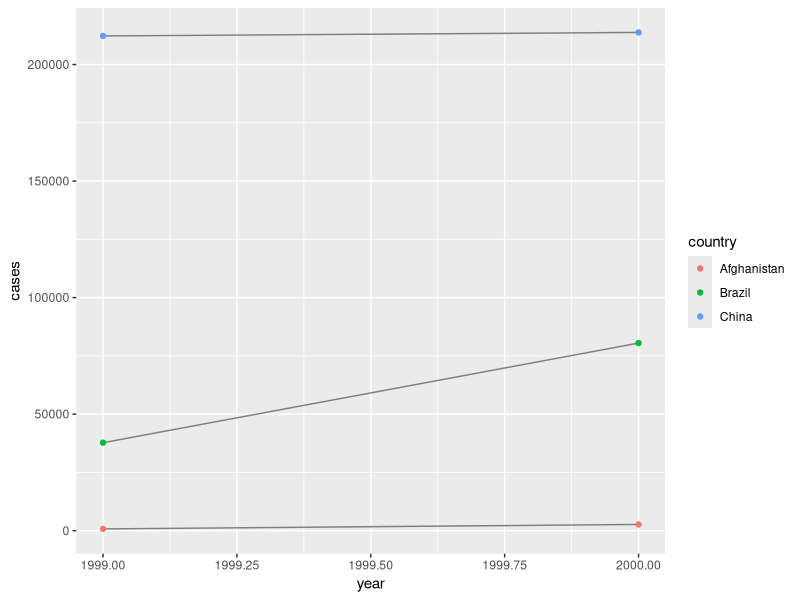
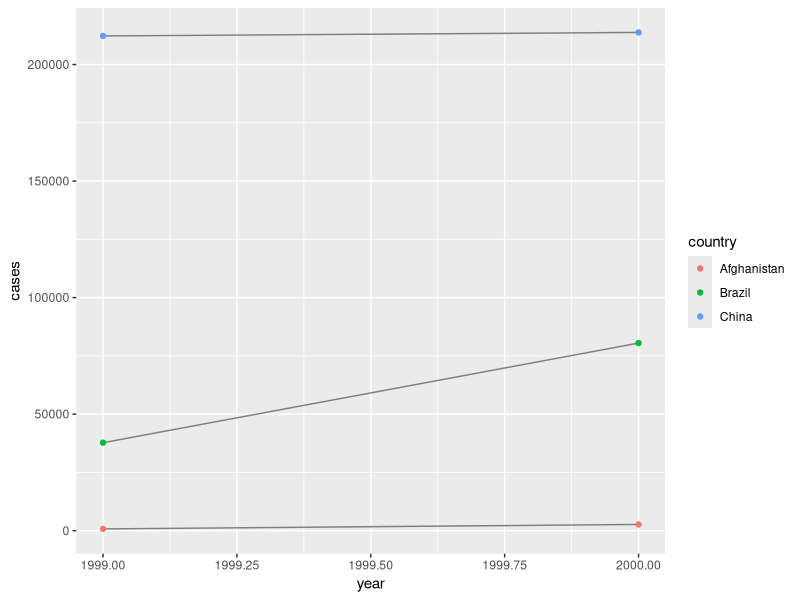
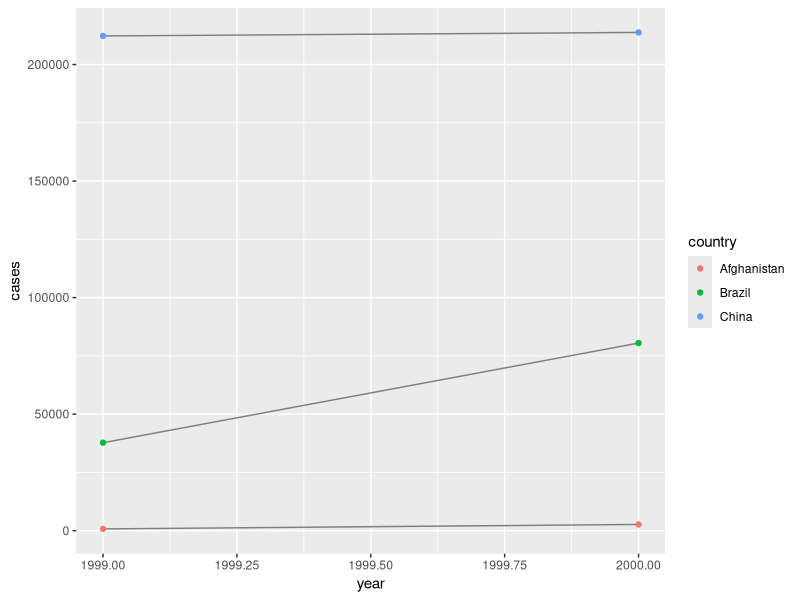
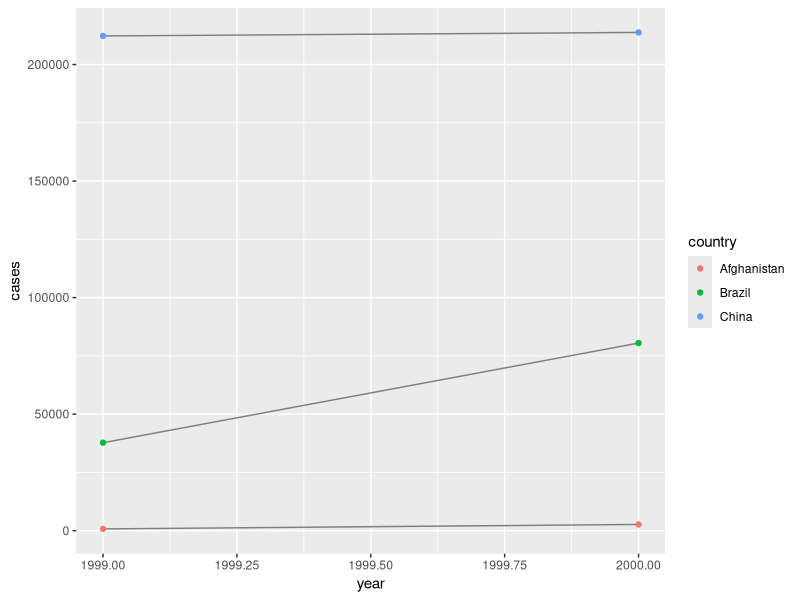

Here is the R script that generated these plots, in order: (Note: this script raises an error after producing the figures.)
# R for Data Science Chapter 9
# Tidy Data with tidyr
# Daniel J. Vera, Ph.D.
library(tidyverse)

table1
table2
table3
table4a
table4b

# Compute rate per 10,000
table1 %>%
  mutate(rate = cases / population * 10000)

# Compute cases per year
table1 %>%
  count(year, wt = cases)

# Visualize changes over time
ggplot(table1, aes(year, cases)) +
  geom_line(aes(group = country), color = "grey50") +
  geom_point(aes(color = country)) # only two years of data

# Exercises 12.2.1 on website:
# http://r4ds.had.co.nz/tidy-data.html#exercises-21

# 1. Using prose, describe how the variables and observations are organised 
# in each of the sample tables.

# First table 1, the tidy data:
table1
# Each variable - country, year, cases, population, is organized by column,
# with each observation on a row and value of a variable for an observation
# in a cell.

# Now table 2:
table2
# Table 2 has the country and year variable in their own column but breaks
# up a single observation across two rows with the third column standing for
# which of the two varialbes of population or cases the row signifies and
# a count column giving the value of either the cases or population variable
# given in the type column. 

# Table 3:
table3
# Table 3 is almost as table1 however the variables cases and population have
# been munged into a new varialbe "rate" in column 3 that is now a string;
# we note that we would have to parse (actually tidyr has a function that can
# handle this called separate, see below) the string to recover the cases and
# population. A better way would be to use dplyr::mutate to create rate from
# table1

# Table 4 is split across two tables...yuk:
table4a
table4b
# The a table gives the cases with the column variables now being years and
# table b gives population instead of cases. 


# 2. Compute the rate for table2, and table4a + table4b. You will need to 
# perform four operations:
#     1. Extract the number of TB cases per country per year.
#     2. Extract the matching population per country per year.
#     3. Divide cases by population, and multiply by 10000.
#     4. Store back in the appropriate place.
# Which representation is easiest to work with? Which is hardest? Why?

# First table2.
table2

# Get the cases out (Extract the number of TB cases per country per year.)
(table2_cases <- table2 %>%
  filter(type == "cases"))

# Get the population out 
# (Extract the matching population per country per year.)
(table2_population <- table2 %>%
    filter(type == "population"))

# Now combine them:
(table2_mod <- tibble(
  country = table2_cases$country,
  year = table2_cases$year,
  cases = table2_cases$count,
  population = table2_population$count
  ))

# CHECK!
table1 == table2_mod
# see section on tidyr::spread for an alternative to deal with the above

# Now compute rate and append to table:
# Divide cases by population, and multiply by 10000.
# Store back in the appropriate place.

(table2_mod <- table2_mod %>%
    mutate(rate = (cases / population) * 10000))

# Now table4a and table4b.
table4a
table4b

# First I combine the tables and create a variable for year,
# cases, and population:

(table4_mod = tibble(
  country = c(table4a$country, table4b$country),
  year = c(rep(colnames(table4a)[2],length(table4a$`1999`)),
           rep(colnames(table4a)[3],length(table4a$`2000`))),
  cases = c(table4a$`1999`, table4a$`2000`),     #4a has cases
  population = c(table4b$`1999`, table4b$`2000`) #4b has population
))
# see section on tidyr::gather for an alternative to deal with the above

# Then I calcualte the rate and store it and then arrange to match
# the other tables:
(table4_mod <- table4_mod %>%
    mutate(rate = (cases / population) * 10000) %>%
    arrange(country))


# 3. Recreate the plot showing change in cases over time using table2 
# instead of table1. What do you need to do first?

# First recall:
table1
ggplot(table1, aes(year, cases)) +
  geom_line(aes(group = country), color = "grey50") +
  geom_point(aes(color = country)) # only two years of data

# We did all the work to get table2 modified to table1 so we can just 
# call ggplot on table2_mod now since the tables are identical:
ggplot(table2_mod, aes(year, cases)) +
  geom_line(aes(group = country), color = "grey50") +
  geom_point(aes(color = country)) # only two years of data

# but suppose we HAD to start wwith table2. Then we just need to look at 
# cases:
table2 %>%
  filter(type == "cases") %>%
  ggplot(aes(year, count)) +
  geom_line(aes(group = country), color = "grey50") +
  geom_point(aes(color = country)) + # only two years of data
  labs(y = "cases")

# tidyr::gather=============================================================
table4a
table4a %>%
  gather(`1999`, `2000`, key = "year", value = "cases")

table4b
table4b %>%
  gather(`1999`, `2000`, key = "year", value = "population")

tidy4a <- table4a %>%
  gather(`1999`, `2000`, key = "year", value = "cases")
tidy4b <- table4b %>%
  gather(`1999`, `2000`, key = "year", value = "population")
left_join(tidy4a, tidy4b)
# tidyr::spread=============================================================
table2
spread(table2, key = type, value = count)

# Exercises 12.3.3 on website:
# http://r4ds.had.co.nz/tidy-data.html#exercises-22

# 1. Why are gather() and spread() not perfectly symmetrical?
# Carefully consider the following example:
stocks <- tibble(
    year = c(2015, 2015, 2016, 2016),
    half = c(1, 2, 1, 2),
    return = c(1.88, 0.59, 0.92, 0.17)
  )

stocks %>% 
  spread(year, return) %>% 
  gather("year", "return", `2015`:`2016`)

# (Hint: look at the variable types and think about column names.)
# Both spread() and gather() have a convert argument. What does it do?

# spread and gather are not perfectly symetricall because column
# type is not transfered between them. Year is a <dbl> in stocks then
# we spread it and it is a variable name <chr>, then we gather it.

# convert: If TRUE will automatically run type.convert on the key column. 
# This is useful if the column names are actually numeric, integer, or 
# logical.


# 2. Why does this code fail?

table4a %>% 
  gather(1999, 2000, key = "year", value = "cases")
#> Error in combine_vars(vars, ind_list): 
#> Position must be between 0 and n
# The first arguments do not have backticks ` so R sees numbers, this
# should work:
table4a %>% 
  gather(`1999`, `2000`, key = "year", value = "cases")

# 3. Why does spreading this tibble fail? How could you add a new column 
# to fix the problem?

people <- tribble(
  ~name,             ~key,    ~value,
  #-----------------|--------|------
  "Phillip Woods",   "age",       45,
  "Phillip Woods",   "height",   186,
  "Phillip Woods",   "age",       50,
  "Jessica Cordero", "age",       37,
  "Jessica Cordero", "height",   156
)

people %>% 
  spread(key, value)
# there are duplicates, e.g. there are two Philip Woods age entries
# row 1 and row 3. We can add an "id" column.
people_mod <- tribble(
  ~name,             ~key,    ~value, ~id, 
  #-----------------|--------|------|-----
  "Phillip Woods",   "age",       45, 1,
  "Phillip Woods",   "height",   186, 1,
  "Phillip Woods",   "age",       50, 2,
  "Jessica Cordero", "age",       37, 3,
  "Jessica Cordero", "height",   156, 3
)
people_mod %>% 
  spread(key, value)
# 4. Tidy the simple tibble below. Do you need to spread or gather it? 
# What are the variables?

preg <- tribble(
  ~pregnant, ~male, ~female,
  "yes",     NA,    10,
  "no",      20,    12
)

# the variables are sex and if pregnant. we need to gather these:
preg %>%
  gather(male, female, key = "sex", value = "count")

# tidyr::seperate===========================================================
table3
table3 %>%
  separate(rate, into = c("cases", "population"))
# OR
table3 %>%
  separate(rate, into = c("cases", "population"), sep = "/")
# not column types in above, to fix we can convert:
table3 %>%
  separate(
    rate,
    into = c("cases", "population"), 
    convert = TRUE
  )
    
table3 %>%
  separate(year, into = c("century", "year"), sep = 2)
# tidyr::unite==============================================================
table5
table5 %>%
  unite(new, century, year)

table5 %>%
  unite(new, century, year, sep = "")
# Exercises 12.2.3 on website:
# http://r4ds.had.co.nz/tidy-data.html#exercises-23

# 1. What do the extra and fill arguments do in separate()? Experiment with 
# the various options for the following two toy datasets.

# extra: 
# If sep is a character vector, this controls what happens when 
# there are too many pieces. There are three valid options:
# "warn" (the default): emit a warning and drop extra values.
# "drop": drop any extra values without a warning.
# "merge": only splits at most length(into) times

# fill:	
# If sep is a character vector, this controls what happens when 
# there are not enough pieces. There are three valid options:
# "warn" (the default): emit a warning and fill from the right
# "right": fill with missing values on the right
# "left": fill with missing values on the left
tibble(x = c("a,b,c", "d,e,f,g", "h,i,j")) %>% 
  separate(x, c("one", "two", "three"))

tibble(x = c("a,b,c", "d,e,f,g", "h,i,j")) %>% 
  separate(x, c("one", "two", "three"), extra = "warn")

tibble(x = c("a,b,c", "d,e,f,g", "h,i,j")) %>% 
  separate(x, c("one", "two", "three"), extra = "drop")

tibble(x = c("a,b,c", "d,e,f,g", "h,i,j")) %>% 
  separate(x, c("one", "two", "three"), extra = "merge")

tibble(x = c("a,b,c", "d,e", "f,g,i")) %>% 
  separate(x, c("one", "two", "three"))

tibble(x = c("a,b,c", "d,e", "f,g,i")) %>% 
  separate(x, c("one", "two", "three"), fill = "warn")

tibble(x = c("a,b,c", "d,e", "f,g,i")) %>% 
  separate(x, c("one", "two", "three"), fill = "right")

tibble(x = c("a,b,c", "d,e", "f,g,i")) %>% 
  separate(x, c("one", "two", "three"), fill = "left")

# 2. Both unite() and separate() have a remove argument. What does it do? 
# Why would you set it to FALSE?

# ?unite
# If TRUE removes input columns from output data frame, you would want it
# FALSE if you wanted to see orignal variable from original column.


# Compare and contrast separate() and extract(). Why are there three 
# variations of separation (by position, by separator, and with groups), 
# but only one unite?

# ?extract
# extract uses regular expression with 'capturing groups' and turns each
# group into a new column. from jrnold's github:
# In unite it is unambigous since it is many columns to one, and once the 
# columns are specified, there is only one way to do it, the only choice is 
# the sep. In separate, it is one to many, and there are multiple ways to 
# split the character string.

# Missing Values============================================================
stocks <- tibble(
  year   = c(2015, 2015, 2015, 2015, 2016, 2016, 2016),
  qtr    = c(   1,    2,    3,    4,    2,    3,    4),
  return = c(1.88, 0.59, 0.35,   NA, 0.92, 0.17, 2.66)
)

stocks %>%
  spread(year, return) %>%
  gather(year, return, `2015`:`2016`, na.rm = TRUE)

stocks %>% 
  complete(year, qtr)

treatment <- tribble(
  ~ person,           ~ treatment, ~ response,
  "Derrick Whitmore", 1,           7,
  NA,                 2,           10,
  NA,                 3,           9,
  "Katherine Burke",  1,           4
)

treatment %>%
  fill(person)

# Exercises 12.3.3 on website:
# http://r4ds.had.co.nz/tidy-data.html#exercises-24

# 1. Compare and contrast the fill arguments to spread() and complete().
# The fill argument in spread, if set, replaces missing values with the value
# specified in the fill argument, default is NA.
# The fill argument in complete also gives the value to be replaced however
# it is specified by a list that gives a single value for each variable 
# intead of NA.
df <- data_frame(
  group = c(1:2, 1),
  item_id = c(1:2, 2),
  item_name = c("a", "b", "b"),
  value1 = 1:3,
  value2 = 4:6)

df %>% 
  complete(group, nesting(item_id, item_name))

# You can also choose to fill in missing values
df %>% 
  complete(group, nesting(item_id, item_name), fill = list(value1 = 0))

# 2. What does the direction argument to fill() do?
# direction tells the function to fill either down the entries or up the
# entries. Default is down.

# Case Study ===============================================================
tidyr::who
View(who)

who1 <- who %>%
  gather(
    new_sp_m014:newrel_f65, key = "key",
    value = "cases",
    na.rm = TRUE
  )

View(who1)

who1 %>%
  count(key)

who2 <- who1 %>%
  mutate(key = stringr::str_replace(key, "newrel", "new_rel"))

who3 <- who2 %>%
  separate(key, c("new", "type", "sexage"), sep = "_")

who3 %>% 
  count(new)

who4 <- who3 %>%
  select(-new, -iso2, -iso3)

who5 <- who4 %>%
  separate(sexage, c("sex", "age"), sep = 1)

# complete pipe:
tidy_who <- who %>%
  gather(code, cases, new_sp_m014:newrel_f65, na.rm = TRUE) %>%
  mutate(
    code = stringr::str_replace(code, "newrel", "new_rel")
  ) %>%
  separate(code, c("new", "var", "sexage")) %>%
  select(-new, -iso2, -iso3) %>%
  separate(sexage, c("sex", "age"), sep = 1)
View(tidy_who)

# Exercises 12.3.3 on website:
# http://r4ds.had.co.nz/tidy-data.html#exercises-25

# 1. In this case study I set na.rm = TRUE just to make it easier to check 
# that we had the correct values. Is this reasonable? Think about how 
# missing values are represented in this dataset. 
# Are there implicit missing values? Whatâs the difference between an NA 
# and zero?

# 0 means there are no cases as opposed to missing data. From jrnold's
# solutions, jrnold checked as follows
gather(who, new_sp_m014:newrel_f65, key = "key", value = "cases") %>%
  group_by(country, year)  %>%
  mutate(missing = is.na(cases)) %>%
  select(country, year, missing) %>%
  distinct() %>%
  group_by(country, year) %>%
  filter(n() > 1)

# 2. What happens if you neglect the mutate() step? 
# (mutate(key = stringr::str_replace(key, "newrel", "new_rel")))
who_bad_key <- who %>%
  gather(code, cases, new_sp_m014:newrel_f65, na.rm = TRUE) %>%
  separate(code, c("new", "var", "sexage")) %>%
  select(-new, -iso2, -iso3) %>%
  separate(sexage, c("sex", "age"), sep = 1)

# we cannot deterime values associated with the newrel observations, 
# several sex and age values are missing.

# 3. I claimed that iso2 and iso3 were redundant with country. Confirm 
# this claim.

who %>%
  count(country, iso2, iso3)

# or

who3 %>%
  select(country, iso2, iso3) %>%
  distinct() %>%
  group_by(country) %>%
  filter(n() > 1)

# 4. For each country, year, and sex compute the total number of cases of 
# TB. Make an informative visualisation of the data.

tidy_who %>%
  group_by(country, year, sex) %>%
  count(wt = cases) %>%
  ggplot(aes(year, n)) +
  geom_line(aes(group = country, color = sex))

# since above doesnt have a lot of data points prior to 1995, we filter:
tidy_who %>%
  group_by(country, year, sex) %>%
  filter(year > 1995) %>%
  count(wt = cases) %>%
  ggplot(aes(year, n)) +
  geom_line(aes(group = country, color = sex))

# we can also facet by male and female but is hard to seperate countries:
tidy_who %>%
  group_by(country, year, sex) %>%
  filter(year > 1995) %>%
  count(wt = cases) %>%
  ggplot(aes(year, n)) +
  geom_line(aes(group = country)) +
  facet_wrap(~ sex, nrow = 2)

# we can focus on countries with a large number of cases:
tidy_who %>%
  group_by(country) %>%
  summarize(cases_per_country = sum(cases)) %>%
  arrange(desc(cases_per_country))
# above shows that the top 10 countries have over 905,000 cases so
# we filter to focus on these:
tidy_who %>%
  group_by(country) %>%
  mutate(cases_per_country = sum(cases)) %>%
  group_by(country, year, sex) %>%
  filter(cases_per_country > 905000, year > 1995 ) %>%
  count(wt = cases) %>%
  ggplot(aes(year, n)) +
  geom_line(aes(color = country)) +
  facet_wrap(~ sex, nrow = 2)
  
# easier to read if we only have top 5 countries:
tidy_who %>%
  group_by(country) %>%
  mutate(cases_per_country = sum(cases)) %>%
  group_by(country, year, sex) %>%
  filter(cases_per_country > 1000000, year > 1995 ) %>%
  count(wt = cases) %>%
  ggplot(aes(year, n)) +
  geom_line(aes(color = country)) +
  facet_wrap(~ sex, nrow = 2)
